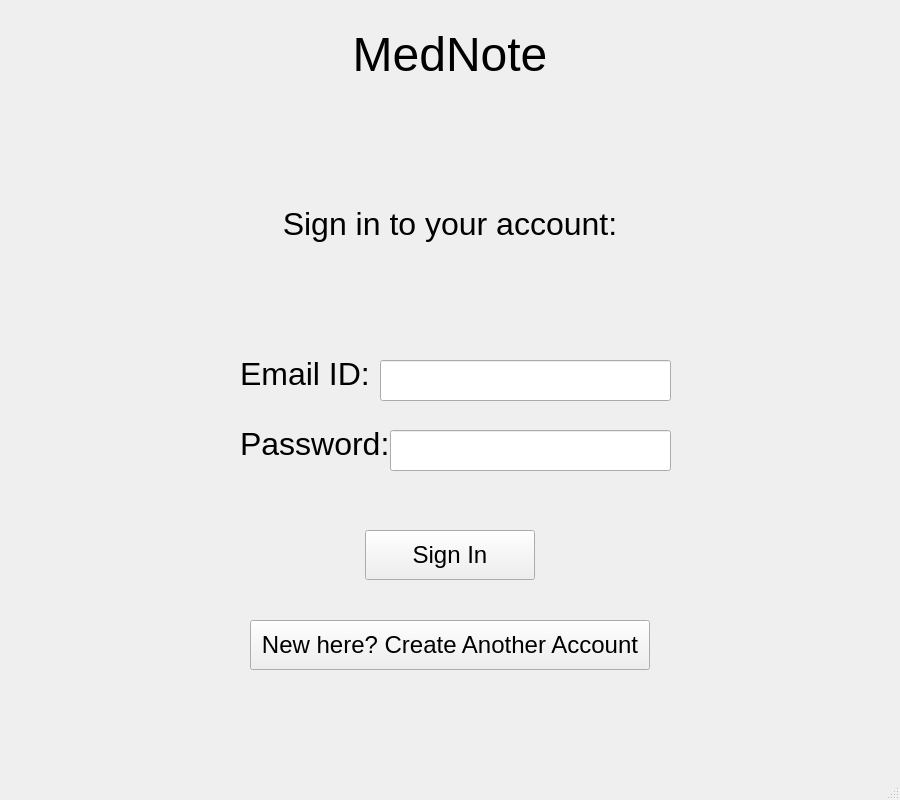
<?xml version="1.0" encoding="UTF-8"?>
<ui version="4.0">
 <class>signInDesign</class>
 <widget class="QMainWindow" name="signInDesign">
  <property name="geometry">
   <rect>
    <x>0</x>
    <y>0</y>
    <width>900</width>
    <height>800</height>
   </rect>
  </property>
  <property name="windowTitle">
   <string>Sign In Window</string>
  </property>
  <widget class="QWidget" name="centralwidget">
   <widget class="QLabel" name="label">
    <property name="enabled">
     <bool>true</bool>
    </property>
    <property name="geometry">
     <rect>
      <x>240</x>
      <y>20</y>
      <width>420</width>
      <height>70</height>
     </rect>
    </property>
    <property name="text">
     <string>&lt;html&gt;&lt;head/&gt;&lt;body&gt;&lt;p align=&quot;center&quot;&gt;&lt;span style=&quot; font-size:36pt;&quot;&gt;MedNote&lt;/span&gt;&lt;/p&gt;&lt;/body&gt;&lt;/html&gt;</string>
    </property>
   </widget>
   <widget class="QLabel" name="label_2">
    <property name="enabled">
     <bool>true</bool>
    </property>
    <property name="geometry">
     <rect>
      <x>240</x>
      <y>190</y>
      <width>420</width>
      <height>70</height>
     </rect>
    </property>
    <property name="text">
     <string>&lt;html&gt;&lt;head/&gt;&lt;body&gt;&lt;p align=&quot;center&quot;&gt;&lt;span style=&quot; font-size:24pt;&quot;&gt;Sign in to your account:&lt;/span&gt;&lt;/p&gt;&lt;/body&gt;&lt;/html&gt;</string>
    </property>
   </widget>
   <widget class="QLabel" name="label_3">
    <property name="enabled">
     <bool>true</bool>
    </property>
    <property name="geometry">
     <rect>
      <x>240</x>
      <y>340</y>
      <width>141</width>
      <height>70</height>
     </rect>
    </property>
    <property name="text">
     <string>&lt;html&gt;&lt;head/&gt;&lt;body&gt;&lt;p&gt;&lt;span style=&quot; font-size:24pt;&quot;&gt;Email ID:&lt;/span&gt;&lt;/p&gt;&lt;/body&gt;&lt;/html&gt;</string>
    </property>
   </widget>
   <widget class="QLabel" name="label_4">
    <property name="enabled">
     <bool>true</bool>
    </property>
    <property name="geometry">
     <rect>
      <x>240</x>
      <y>410</y>
      <width>151</width>
      <height>70</height>
     </rect>
    </property>
    <property name="text">
     <string>&lt;html&gt;&lt;head/&gt;&lt;body&gt;&lt;p&gt;&lt;span style=&quot; font-size:24pt;&quot;&gt;Password:&lt;/span&gt;&lt;/p&gt;&lt;/body&gt;&lt;/html&gt;</string>
    </property>
   </widget>
   <widget class="QPushButton" name="signInButton">
    <property name="geometry">
     <rect>
      <x>365</x>
      <y>530</y>
      <width>170</width>
      <height>50</height>
     </rect>
    </property>
    <property name="font">
     <font>
      <pointsize>18</pointsize>
     </font>
    </property>
    <property name="text">
     <string>Sign In</string>
    </property>
   </widget>
   <widget class="QPushButton" name="switchToSignUpButton">
    <property name="geometry">
     <rect>
      <x>250</x>
      <y>620</y>
      <width>400</width>
      <height>50</height>
     </rect>
    </property>
    <property name="font">
     <font>
      <pointsize>18</pointsize>
     </font>
    </property>
    <property name="text">
     <string>New here? Create Another Account</string>
    </property>
   </widget>
   <widget class="QLineEdit" name="pwdInput">
    <property name="geometry">
     <rect>
      <x>390</x>
      <y>430</y>
      <width>281</width>
      <height>41</height>
     </rect>
    </property>
    <property name="font">
     <font>
      <pointsize>18</pointsize>
     </font>
    </property>
    <property name="styleSheet">
     <string notr="true">lineedit-password-mask-delay: 750</string>
    </property>
    <property name="echoMode">
     <enum>QLineEdit::Password</enum>
    </property>
   </widget>
   <widget class="QLineEdit" name="emailInput">
    <property name="geometry">
     <rect>
      <x>380</x>
      <y>360</y>
      <width>291</width>
      <height>41</height>
     </rect>
    </property>
    <property name="font">
     <font>
      <pointsize>18</pointsize>
     </font>
    </property>
    <property name="inputMethodHints">
     <set>Qt::ImhEmailCharactersOnly</set>
    </property>
    <property name="echoMode">
     <enum>QLineEdit::Normal</enum>
    </property>
   </widget>
  </widget>
  <widget class="QStatusBar" name="statusbar"/>
 </widget>
 <resources/>
 <connections/>
</ui>
